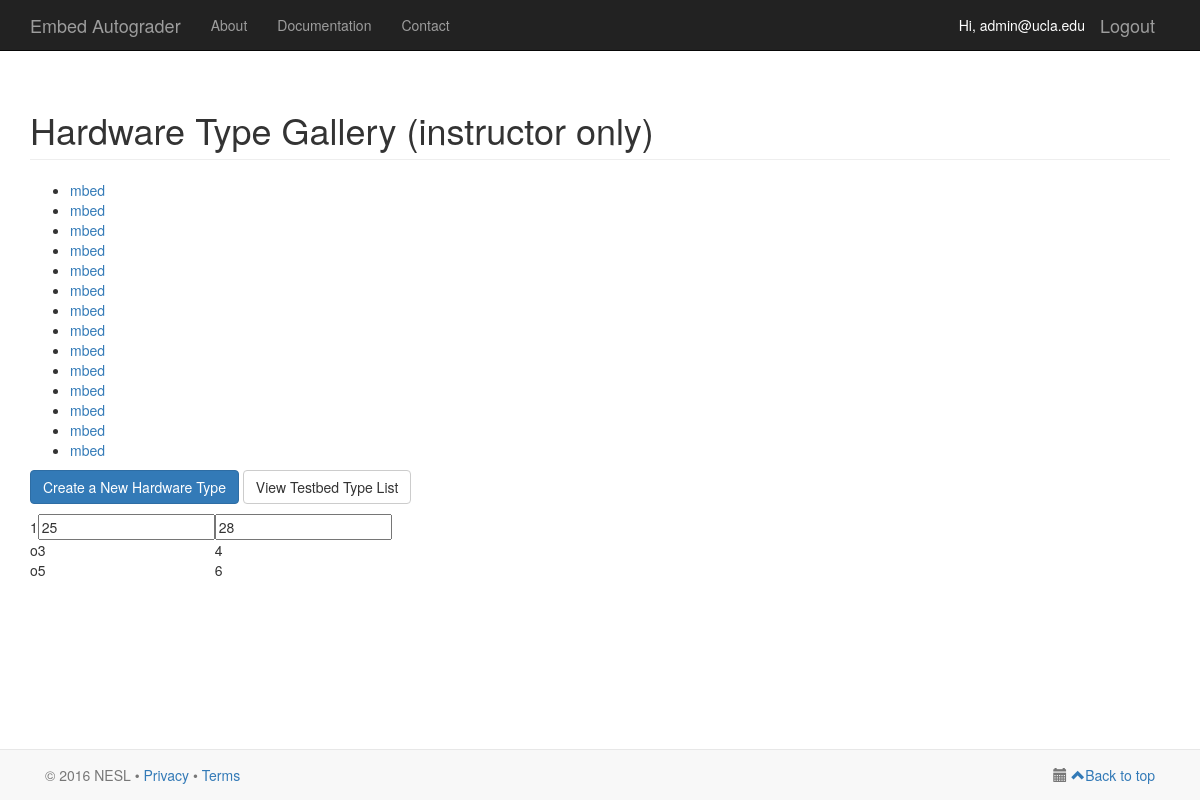
The app's page /hardware-type-list/ (signed in), older data.
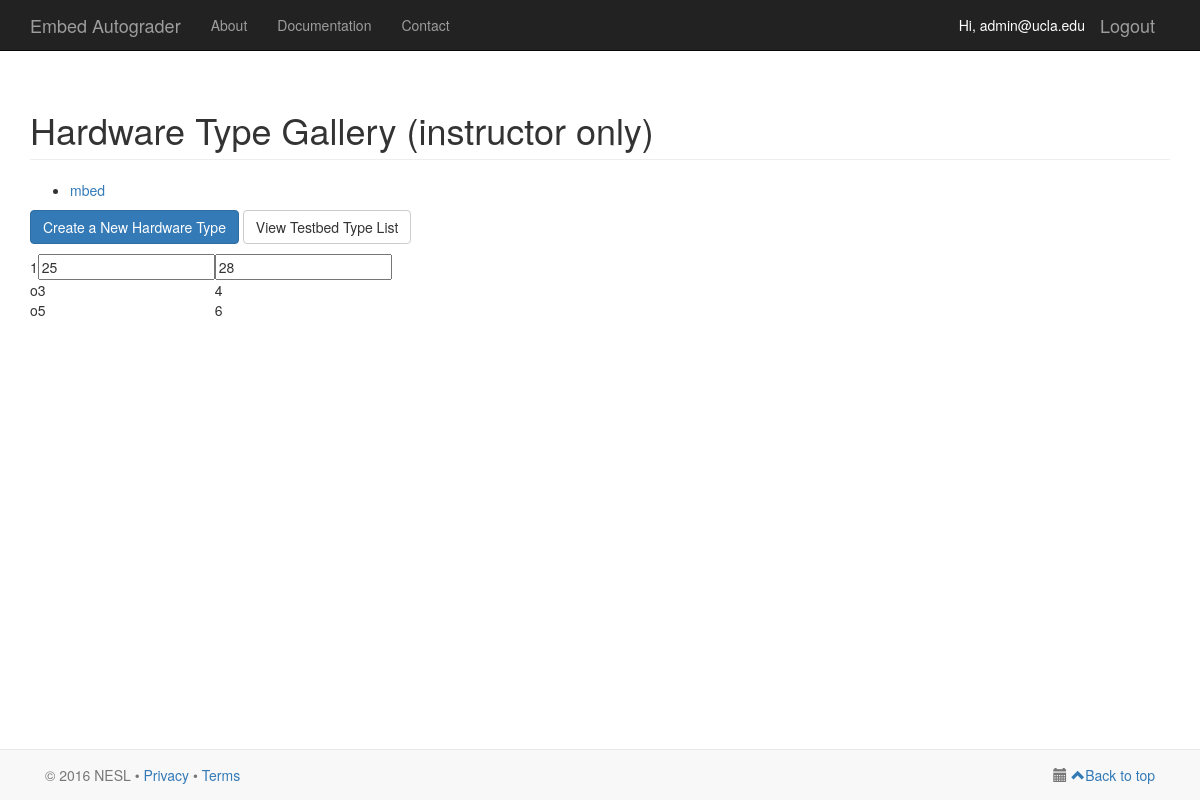
The same page, newer data.
### serapis/models.py (models this page shows)
class HardwareType(models.Model):
    HARDWARE_ENGINE = 0
    DEVICE_UNDER_TEST = 1
    HARDWARE_ROLES = (
        (HARDWARE_ENGINE, 'Hardware Engine'),
        (DEVICE_UNDER_TEST, 'Device Under Test'),
    )
    name = models.CharField(max_length=50)
    pinout = models.FileField(upload_to='uploaded_files')
    link_to_manual = models.URLField()
    hardware_role = models.IntegerField(choices=HARDWARE_ROLES)

### serapis/views.py (the view)
# urls.py: url(r'^hardware-type-list/$', views.hardware_type_list, name='hardware-type-list'),
@login_required(login_url='/login/')
def hardware_type_list(request):
    username = request.user
    user = User.objects.filter(username=username)[0]
    user_profile = UserProfile.objects.filter(user=user)[0]
    if not user_profile.user_role == user_profile.ROLE_SUPER_USER and not user_profile.user_role == user_profile.ROLE_INSTRUCTOR and not user_profile.user_role == user_profile.ROLE_TA:
        return HttpResponse("Not enough privilege")
    hardware_type_list = HardwareType.objects.all()
    template_context = {
            'myuser': request.user,
            'user_profile': user_profile,
            'hardware_type_list': hardware_type_list,
    }
    return render(request, 'serapis/hardware_type_list.html', template_context)

### serapis/templates/serapis/hardware_type_list.html (shortened to what this page needs)
{% extends 'serapis/base.html' %}
{% load staticfiles %}
{% block content %}
    <div class="container">
        <h1 class="page-header">Hardware Type Gallery (instructor only)</h1>
        {% if not hardware_type_list %}
            <p>No hardware type has been specified.</p>
        {% else %}
            <ul>
                {% for hardware_type in hardware_type_list %}
                    <li><a href="{% url 'hardware-type' hardware_type.id %}">{{ hardware_type.name }}</a></li>
                {% endfor %}
            </ul>
        {% endif %}
        <p>
            <a href="{% url 'create-hardware-type' %}" class="btn btn-primary">Create a New Hardware Type</a>
            <a href="{% url 'testbed-type-list' %}" class="btn btn-default">View Testbed Type List</a>
        </p>
        <table>
          <tbody>
            <tr>
              <td>1</td>
              <td><input type="input" value="25" /></td>
              <td><input type="input" value="28" /></td>
            </tr>
            <tr>
              <td>o</td>
              <td>3</td>
              <td>4</td>
            </tr>
            <tr>
              <td>o</td>
              <td>5</td>
              <td>6</td>
            </tr>
          </tbody>
        </table>
    </div>
{% endblock %}

### serapis/templates/serapis/base.html (shortened to what this page needs)
{% load staticfiles %}
<!DOCTYPE html>
<html lang="en">
    <head>
        <link href="{% static 'bootstrap/css/bootstrap.min.css' %}" rel="stylesheet">
        <link href="{% static 'bootstrap/css/bootstrap-datetimepicker.css' %}" rel="stylesheet">
        <link href="http://code.jquery.com/ui/1.11.1/themes/smoothness/jquery-ui.css" rel="stylesheet">
        <link rel="stylesheet" href="//maxcdn.bootstrapcdn.com/font-awesome/4.3.0/css/font-awesome.min.css">
    </head>
    <body>
        <nav class="navbar navbar-inverse navbar-fixed-top" role="navigation">
            <div class="container">
                <div class="navbar-header">
                    <a class="navbar-brand" href="{% url 'homepage' %}">Embed Autograder</a>
                </div>
                {% if myuser.is_authenticated %}
                    <a href="{% url 'logout' %}" class="navbar-brand pull-right">Logout</a>
                    <span class="navbar-brand pull-right" style="font-size:14px; color:white">Hi, {{ myuser.username }}</span>
                {% endif %}
                <div class="collapse navbar-collapse" id="bs-example-navbar-collapse-1">
                    <ul class="nav navbar-nav">
                        <li><a href="#">About</a></li>
                        <li><a href="#">Documentation</a></li>
                        <li><a href="#">Contact</a></li>
                    </ul>
                </div>
            </div>
        </nav>
        {% block content %}
        {% endblock %}
        <div class="navbar navbar-default navbar-fixed-bottom">
        <div class="container">
            <p class="navbar-text pull-left">© 2016 NESL •
                <a href="http://nesl.ee.ucla.edu/privacy">Privacy</a>
                <span>•</span>
                <a href="http://nesl.ee.ucla.edu/terms">Terms</a>
            </p>
            <div class="navbar-text pull-right">
                <i class="glyphicon glyphicon-calendar" aria-hidden="true"></i>
                <a href="#Top"><span class="glyphicon-class glyphicon glyphicon-chevron-up"></span>Back to top</a>
            </div>
        </div>
    </body>
</html>

### serapis/templates/serapis/base.html (style rules this page uses)
body { padding-top: 70px; padding-bottom: 70px; }

Row changes from the older to the newer data that the page shows:
removed HardwareType: name "mbed"
removed HardwareType: name "mbed"
removed HardwareType: name "mbed"
removed HardwareType: name "mbed"
removed HardwareType: name "mbed"
removed HardwareType: name "mbed"
removed HardwareType: name "mbed"
removed HardwareType: name "mbed"
removed HardwareType: name "mbed"
removed HardwareType: name "mbed"
removed HardwareType: name "mbed"
removed HardwareType: name "mbed"
removed HardwareType: name "mbed"
